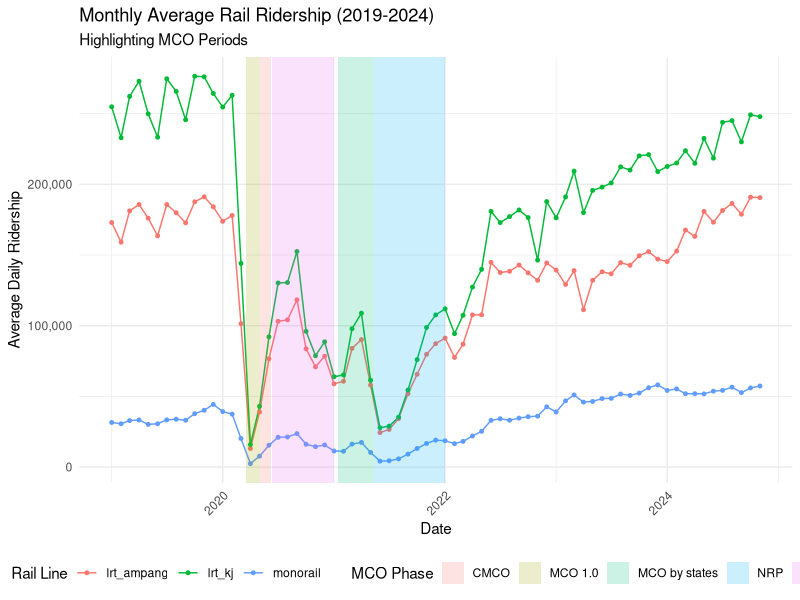
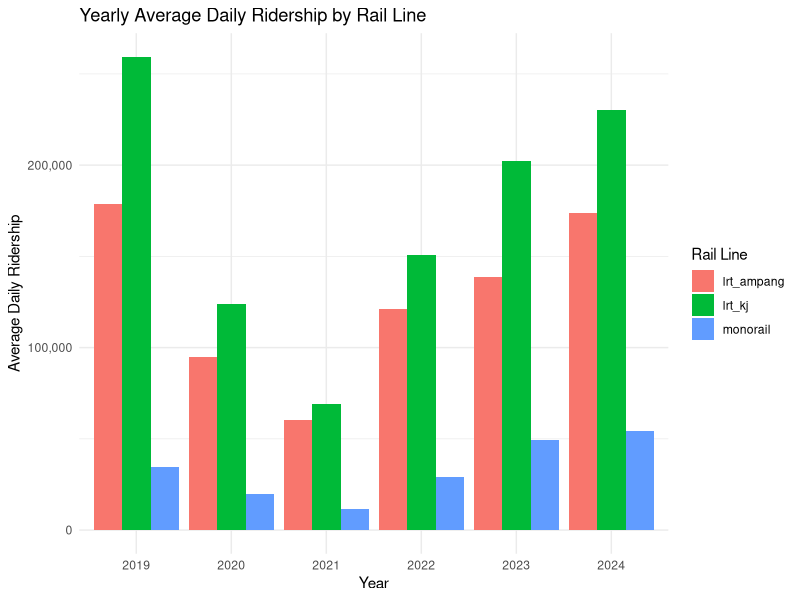

Recreate these plots in R, in order.
# Load required libraries
library(dplyr)
library(ggplot2)
library(tidyr)
library(lubridate)

# Read the data
df <- read.csv("Data/ridership_headline.csv")

# Convert date to proper date format
df$date <- as.Date(df$date)

# Define MCO periods
mco_periods <- data.frame(
  start_date = as.Date(c(
    "2020-03-18",  # MCO 1.0
    "2020-05-04",  # CMCO
    "2020-06-10",  # RMCO
    "2021-01-13",  # MCO by states
    "2021-05-12"   # NRP
  )),
  end_date = as.Date(c(
    "2020-05-03",
    "2020-06-09",
    "2020-12-31",
    "2021-05-11",
    "2021-12-31"
  )),
  mco_phase = c("MCO 1.0", "CMCO", "RMCO", "MCO by states", "NRP")
)

# Prepare data for analysis
ridership_data <- df %>%
  select(date, rail_lrt_ampang, rail_lrt_kj, rail_monorail) %>%
  mutate(
    year = year(date),
    month = floor_date(date, "month"),
    period = case_when(
      # ~ returns the result of condition
      date < as.Date("2020-03-18") ~ "Pre-MCO",
      date >= as.Date("2022-01-01") ~ "Post-MCO",
      TRUE ~ "During-MCO"
    )
  )

# Calculate monthly averages
monthly_avg <- ridership_data %>%
  group_by(month) %>%
  summarise(
    across(
      c("rail_lrt_ampang", "rail_lrt_kj", "rail_monorail"),
      # ~mean(.) creates an anonymous function where:
      # ~ (tilde) defines the anonymous function
      # . (dot) represents the input column data
      # na.rm ignore NA values
      ~mean(., na.rm = TRUE)
    )
  )

# Reshape data for plotting
long_data <- monthly_avg %>%
  pivot_longer(
    cols = -month,
    names_to = "line",
    names_pattern = "rail_(.*)",
    values_to = "value"
  )

# Create time series plot with MCO periods highlighted
p1 <- ggplot(long_data, aes(x = month, y = value, color = line)) +
  geom_line() +
  geom_point(size = 1) +
  # Add MCO period rectangles
  geom_rect(data = mco_periods,
            aes(xmin = start_date, xmax = end_date,
                ymin = -Inf, ymax = Inf, fill = mco_phase),
            alpha = 0.2,
            inherit.aes = FALSE) +
  theme_minimal() +
  theme(
    axis.text.x = element_text(angle = 45, hjust = 1),
    legend.position = "bottom"
  ) +
  labs(
    title = "Monthly Average Rail Ridership (2019-2024)",
    subtitle = "Highlighting MCO Periods",
    x = "Date",
    y = "Average Daily Ridership",
    color = "Rail Line",
    fill = "MCO Phase"
  ) +
  scale_y_continuous(labels = scales::comma)

# Calculate year-over-year changes (simplified)
yearly_summary <- ridership_data %>%
  group_by(year) %>%
  summarise(
    across(
      c("rail_lrt_ampang", "rail_lrt_kj", "rail_monorail"),
      ~mean(., na.rm = TRUE)
    )
  )

# Create bar plot for year-over-year comparison
yearly_long <- yearly_summary %>%
  pivot_longer(
    cols = -year,
    names_to = "line",
    # regex to extract the line name from the column name
    names_pattern = "rail_(.*)",
    values_to = "value"
  )

p2 <- ggplot(yearly_long, aes(x = as.factor(year), y = value, fill = line)) +
  geom_bar(stat = "identity", position = "dodge") +
  theme_minimal() +
  labs(
    title = "Yearly Average Daily Ridership by Rail Line",
    x = "Year",
    y = "Average Daily Ridership",
    fill = "Rail Line"
  ) +
  scale_y_continuous(labels = scales::comma)

# Calculate percentage changes from pre-COVID baseline (2019)
baseline_comparison <- ridership_data %>%
  group_by(year) %>%
  summarise(
    across(c("rail_lrt_ampang", "rail_lrt_kj", "rail_monorail"), ~mean(., na.rm = TRUE))
  ) %>%
  mutate(
    across(
      c("rail_lrt_ampang", "rail_lrt_kj", "rail_monorail"),
      ~(. / first(.)) - 1,
      .names = "{.col}_pct_change"
    )
  )


# Display plots
print(p1)
print(p2)

# Print summary statistics
print("Yearly Summary Statistics:")
print(yearly_summary)

print("\nBaseline Comparison (% change from 2019):")
print(baseline_comparison)
